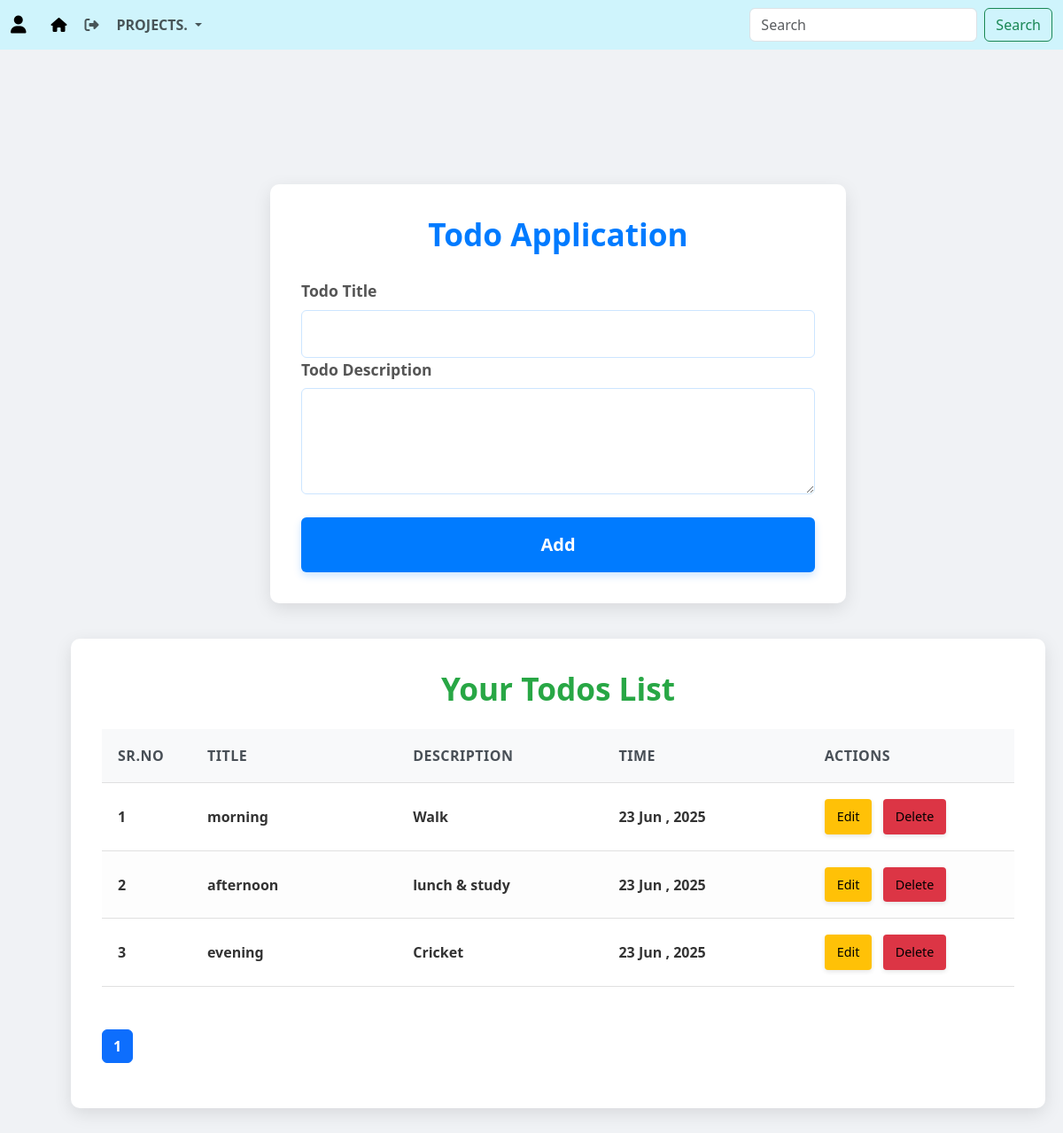
The page /todo/ (signed in) on the database its author committed.
### ToDo_app/models.py (models this page shows, shortened)
class Todo(models.Model):
    todo_title = models.CharField(max_length=100)
    todo_desc = models.TextField(default='')
    slug = AutoSlugField(populate_from = 'todo_title',unique=True,null=False,blank=True)
    created_date = models.DateTimeField(default=datetime.now())

### ToDo_app/views.py (the view)
# urls.py: path('',views.home,name='todo'),
def home(request):
    if request.method =='POST':
        title = request.POST['title']
        desc = request.POST['desc']
        Todo.objects.create(todo_title = title, todo_desc = desc)
        return redirect('todo')
    todos = Todo.objects.all()
    paginator = Paginator(todos,4)
    page_no = request.GET.get('page')
    page_obj = paginator.get_page(page_no)
    total_page = page_obj.paginator.num_pages
    return render(request,'todo_home.html',{'todos':todos,'page_obj':page_obj,'total_page':[n+1 for n in range(total_page)]})

### templates/todo_home.html (shortened to what this page needs)
{% extends 'base.html' %} {% load static %}
{% block extra_css %}
<link href="{% static 'todo_home.css' %}" rel="stylesheet" />
{% endblock %}
{% block content %}
<br /><br /><br /><br />
<div class="form-container">
  <h2>Todo Application</h2>
  <form method="POST">
    <div class="form-groupa">
      <label for="title">Todo Title</label>
      <input type="text" id="name" name="title" required />
    </div>
    <div class="form-group">
      <label for="feedback">Todo Description</label>
      <textarea id="feedback" name="desc" required></textarea>
    </div>
    <input type="submit" value="Add" />
  </form>
</div>
<div class="table-container">
  {% if todos %}
  <h2>Your Todos List</h2>
  <table>
    <thead>
      <tr>
        <th>Sr.no</th>
        <th>Title</th>
        <th>Description</th>
        <th>Time</th>
        <th>Actions</th>
      </tr>
    </thead>
    <tbody>
      {% for todo in page_obj %}
      <tr>
        <td>{{forloop.counter|add:page_obj.start_index|add:'-1'}}</td>
        <td>{{todo.todo_title}}</td>
        <td>{{todo.todo_desc}}</td>
        <td>{{todo.created_date | date:"d M , Y" }}</td>
        <td>
          <button type="submit">
            <a href="{% url 'update_todo' todo.slug %}">Edit</a>
          </button>
          <button type="submit">
            <a href="{% url 'delete_todo' todo.slug %}">Delete</a>
          </button>
        </td>
      </tr>
      {% endfor%}
    </tbody>
  </table>
  {% else %}
  <h2>No Todo Found. Add Your 1st Todo !</h2>
  {% endif %}
  <br /><br />
  <nav aria-label="Page navigation example">
    <ul class="pagination">
      {% for i in total_page  %}
        {% if i == page_obj.number %}
          <li class="page-item active" aria-current="page">
                <span class="page-link">{{ i }}</span>
          </li>
        {% else %}
            <li class="page-item"><a class="page-link" href="?page={{i}}">{{i}}</a></li>
        {% endif %}
      {% endfor %}
    </ul>
  </nav>
</div>
{% endblock %}

### static/base.css (style rules this page uses)
body { font-weight: bold; }

### static/todo_home.css (style rules this page uses)
body { font-family: 'Segoe UI', Tahoma, Geneva, Verdana, sans-serif; margin: 0; padding: 40px 20px; background-color: #f0f2f5; color: #333; display: flex; flex-direction: column; align-items: center; min-height: 100vh; box-sizing: border-box; font-weight: bold; }
.form-container { background-color: #ffffff; padding: 35px; border-radius: 10px; box-shadow: 0 6px 20px rgba(0, 0, 0, 0.1); width: 100%; max-width: 650px; margin-bottom: 40px; transform: translateX(30px); transition: transform 0.3s ease-in-out, box-shadow 0.3s ease; }
h2 { text-align: center; color: #007bff; margin-bottom: 30px; font-size: 2.2em; font-weight: 600; }
.form-group { margin-bottom: 20px; }
label { display: block; margin-bottom: 8px; color: #555; font-weight: bold; font-size: 1.1em; }
input[type="text"], textarea { width: 100%; padding: 14px; border: 1px solid #cce5ff; border-radius: 6px; box-sizing: border-box; font-size: 1em; transition: border-color 0.3s ease, box-shadow 0.3s ease; }
textarea { resize: vertical; min-height: 120px; }
input[type="submit"] { background-color: #007bff; color: white; padding: 16px 25px; border: none; border-radius: 6px; cursor: pointer; font-size: 1.25em; width: 100%; font-weight: bold; transition: background-color 0.3s ease, transform 0.2s ease, box-shadow 0.3s ease; box-shadow: 0 4px 10px rgba(0, 123, 255, 0.2); }
a { text-decoration: none; color: black; font-weight: 50; }
.table-container { background-color: #ffffff; padding: 35px; border-radius: 10px; box-shadow: 0 6px 20px rgba(0, 0, 0, 0.1); width: 100%; max-width: 1100px; overflow-x: auto; transform: translateX(30px); transition: transform 0.3s ease-in-out, box-shadow 0.3s ease; }
.table-container h2 { color: #28a745; margin-bottom: 25px; font-size: 2.2em; font-weight: 600; }
table { width: 100%; border-collapse: collapse; margin-top: 20px; table-layout: fixed; }
th, td { padding: 18px; text-align: left; border-bottom: 1px solid #e0e0e0; word-wrap: break-word; }
th:nth-child(1), td:nth-child(1) { width: 10%; }
th:nth-child(2), td:nth-child(2), th:nth-child(3), td:nth-child(3), th:nth-child(4), td:nth-child(4), th:nth-child(5), td:nth-child(5) { width: 23%; }
th { background-color: #f8f9fa; color: #495057; font-weight: bold; text-transform: uppercase; font-size: 1em; letter-spacing: 0.5px; }
tr:nth-child(even) { background-color: #fdfdfd; }
td button { background-color: #6c757d; color: white; border: none; padding: 9px 14px; border-radius: 4px; cursor: pointer; font-size: 0.9em; margin-right: 8px; transition: background-color 0.3s ease, transform 0.2s ease, box-shadow 0.3s ease; box-shadow: 0 2px 5px rgba(0, 0, 0, 0.1); }
td button:first-of-type { background-color: #ffc107; color: #333; }
td button:last-of-type { background-color: #dc3545; }

### rows shown on the page
Todo: todo_title "morning", todo_desc "Walk", created_date "23 Jun , 2025"
Todo: todo_title "afternoon", todo_desc "lunch & study", created_date "23 Jun , 2025"
Todo: todo_title "evening", todo_desc "Cricket", created_date "23 Jun , 2025"

### other values the page prints
{{ i }} "1"
